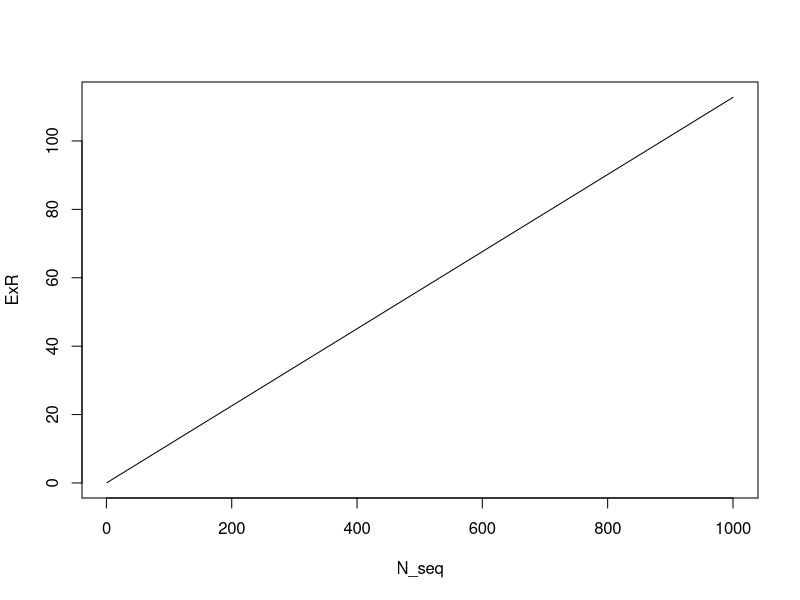

Recreate this plot in R.
#### Expected Revenue - "kjent" N ####

# Input - From structural estimation #

N = 10
v0 = 0
r = 0
shape = 5
scale = 1

# Expected Revenue

interior = function(x){
    (x * ((shape/scale) * (x/scale)^(shape - 1) * exp(-(x/scale)^shape)) +
         (1 - exp(-(x / scale) ^ shape)) - 1) * ((1 - exp(-(x / scale) ^ shape)))^(N - 1)
}

Expected_Revenue_fun = function(N, v0, r, shape, scale) {
    ER = v0 * (1 - exp(-(r / scale) ^ shape)) ^ N +
        N * integrate(interior, r, Inf)$value
    return(ER)
}               

Expected_Revenue_fun(N, v0, r, shape, scale)

# Plot of Expected Revenue
N_seq = seq(1,1000,by = 1)
ExR = Expected_Revenue_fun(N_seq, v0, r, shape, scale)
plot(N_seq,
     ExR,
     type = "l")
